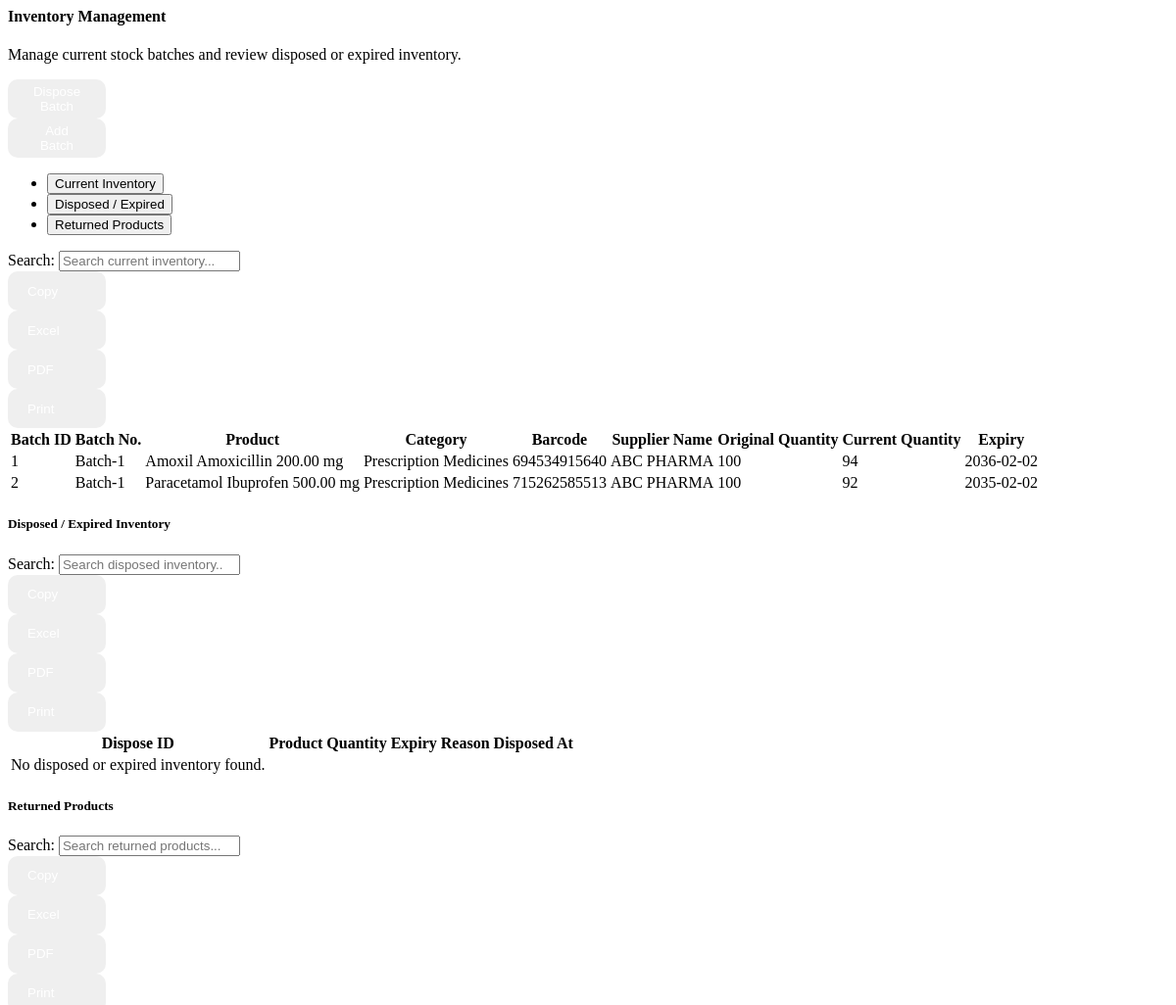
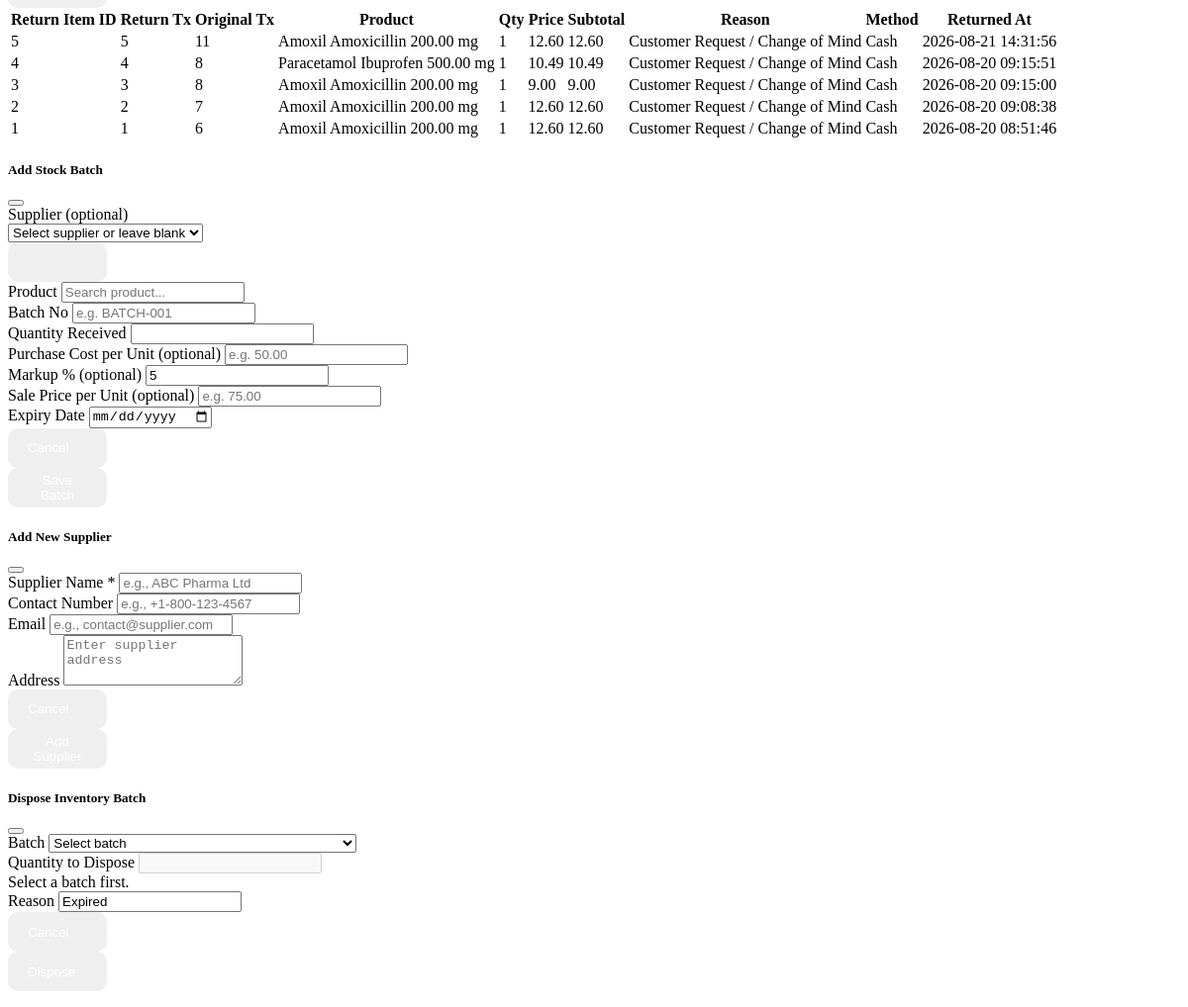
Screenshot of /reusablepage/inventorymanagement.php (signed in) with the database file from the repository (2 pictures, top to bottom).
### tables this page shows
CREATE TABLE `inventory` (
  `id` int(11) NOT NULL,
  `product_id` int(11) NOT NULL,
  `supplier_id` int(11) DEFAULT NULL,
  `batch_number` varchar(255) DEFAULT NULL COMMENT 'Unique batch identifier',
  `date_received` date DEFAULT NULL COMMENT 'Date batch was received',
  `manufacture_date` date DEFAULT NULL COMMENT 'Manufacturing date',
  `purchase_cost` decimal(10,2) DEFAULT NULL COMMENT 'Cost per unit',
  `markup` decimal(5,2) DEFAULT 0.00 COMMENT 'Markup percentage',
  `sale_price` decimal(10,2) DEFAULT NULL COMMENT 'Selling price per unit',
  `received_quantity` int(11) DEFAULT 0 COMMENT 'Original quantity received in batch',
  `created_at` timestamp NOT NULL DEFAULT current_timestamp(),
  `updated_at` timestamp NOT NULL DEFAULT current_timestamp() ON UPDATE current_timestamp(),
  `current_quantity` int(11) DEFAULT 0 COMMENT 'Current available quantity after sales/adjustments',
  `expiry_date` date DEFAULT NULL COMMENT 'Expiry date (critical for FEFO)'
);

CREATE TABLE `product_categories` (
  `id` int(11) NOT NULL,
  `category_name` varchar(100) NOT NULL,
  `has_vat` tinyint(1) NOT NULL DEFAULT 0,
  `senior_discount` tinyint(1) NOT NULL DEFAULT 0,
  `pwd_discount` tinyint(1) NOT NULL DEFAULT 0
);

CREATE TABLE `products` (
  `id` int(11) NOT NULL,
  `is_hidden` tinyint(1) NOT NULL DEFAULT 0,
  `branded_name` varchar(255) NOT NULL COMMENT 'Brand name (e.g., Amoxil)',
  `generic_name` varchar(255) NOT NULL COMMENT 'Generic/active ingredient (e.g., Amoxicillin)',
  `strength` decimal(10,2) NOT NULL DEFAULT 0.00 COMMENT 'Main strength value (e.g., 500mg)',
  `measurement_id` int(11) NOT NULL COMMENT 'FK to unit_measurement table',
  `barcode` varchar(100) DEFAULT NULL COMMENT 'Barcode for POS scanning',
  `category_id` int(11) DEFAULT NULL,
  `classification_id` int(11) DEFAULT NULL,
  `units_per_package` int(11) DEFAULT NULL COMMENT 'Units per package/blister/bottle',
  `imageproduct` varchar(500) NOT NULL,
  `is_basic_necessities` tinyint(1) NOT NULL DEFAULT 0,
  `package_type` varchar(100) DEFAULT NULL COMMENT 'Blister, Bottle, Strip, Box, Jar, etc.',
  `dosage_form` varchar(100) DEFAULT NULL COMMENT 'Tablet, Capsule, Syrup, Suspension, Cream, Drops',
  `dosage_form_id` int(11) DEFAULT NULL,
  `strength_per_quantity` decimal(10,2) DEFAULT NULL COMMENT 'Qty for strength (e.g., 5 for 5mL in syrup)',
  `strength_per_quantity_unit` varchar(50) DEFAULT NULL COMMENT 'Unit for strength_per_quantity (e.g., mL, g)'
);

CREATE TABLE `return_items` (
  `id` int(11) NOT NULL,
  `return_transaction_id` int(11) NOT NULL,
  `product_id` int(11) NOT NULL,
  `quantity` int(11) NOT NULL DEFAULT 0,
  `price` decimal(10,2) NOT NULL DEFAULT 0.00,
  `subtotal` decimal(10,2) NOT NULL DEFAULT 0.00,
  `item_type` enum('returned','replacement') NOT NULL,
  `restocked` tinyint(1) NOT NULL DEFAULT 0,
  `restockable` tinyint(1) NOT NULL DEFAULT 0,
  `cost_of_goods` decimal(10,2) NOT NULL DEFAULT 0.00
);

CREATE TABLE `return_transactions` (
  `id` int(11) NOT NULL,
  `original_transaction_id` int(11) NOT NULL,
  `user_id` int(11) NOT NULL,
  `approver_id` int(11) DEFAULT NULL,
  `refund_amount` decimal(10,2) NOT NULL DEFAULT 0.00,
  `replacement_product_id` int(11) DEFAULT NULL,
  `replacement_quantity` int(11) NOT NULL DEFAULT 0,
  `reason` varchar(255) DEFAULT NULL,
  `refund_method` varchar(50) DEFAULT 'cash',
  `created_at` datetime NOT NULL DEFAULT current_timestamp()
);

### reusablepage/inventorymanagement.php (the view, shortened to what the rows shown need)
<?php
require_once __DIR__ . "/../function/addprodfunct.php";
$inventoryManager = new ProductManagement($db);
$inventoryBatches = $inventoryManager->getAllInventoryBatches();
$returnedProducts = $inventoryManager->getReturnedProducts();
?>
<link rel="stylesheet" href="../css/button.css">
<div class="card shadow-sm">
    <div class="card-body">
        <div class="tab-content" id="inventoryTabContent">
            <div class="tab-pane fade show active" id="current-inventory-pane" role="tabpanel" aria-labelledby="current-inventory-tab" tabindex="0">
            <div class="table-responsive mb-4">
            <table id="currentInventoryTable" class="table table-striped table-hover align-middle w-100">
                <thead class="table-dark">
                    <tr>
                        <th>Batch ID</th>
                        <th>Batch No.</th>
                        <th>Product</th>
                        <th>Category</th>
                        <th>Barcode</th>
                        <th>Supplier Name</th>
                        <th>Original Quantity</th>
                        <th>Current Quantity</th>
                        <th>Expiry</th>
                    </tr>
                </thead>
                <tbody>
                    <?php if (empty($inventoryBatches)): ?>
                    <?php else: ?>
                        <?php foreach ($inventoryBatches as $batch): ?>
                            <?php
                                $batchNumber = trim((string) ($batch['batch_number'] ?? ''));
                            ?>
                            <tr>
                                <td><?= htmlspecialchars($batch['id']) ?></td>
                                <td><?= htmlspecialchars($batchNumber) ?></td>
                                <td><?= htmlspecialchars(trim(($batch['branded_name'] ?? '') . ' ' . ($batch['generic_name'] ?? '') . ' ' . ($batch['strength'] ?? '') . ' ' . ($batch['measurement_name'] ?? ''))) ?></td>
                                <td><?= htmlspecialchars($batch['category_name'] ?? 'N/A') ?></td>
                                <td><?= htmlspecialchars($batch['barcode'] ?? 'N/A') ?></td>
                                <td><?= htmlspecialchars($batch['supplier_name'] ?? 'N/A') ?></td>
                                <td><?= htmlspecialchars((string) ($batch['received_quantity'] ?? 0)) ?></td>
                                <td><?= htmlspecialchars((string) ($batch['current_quantity'] ?? 0)) ?></td>
                                <td><?= htmlspecialchars($batch['expiry_date'] ?: 'N/A') ?></td>
                            </tr>
                        <?php endforeach; ?>
                    <?php endif; ?>
                </tbody>
            </table>
        </div>
            </div>
            <div class="tab-pane fade" id="disposed-inventory-pane" role="tabpanel" aria-labelledby="disposed-inventory-tab" tabindex="0">
            <div class="table-responsive">
            <table id="disposedInventoryTable" class="table table-sm table-bordered align-middle w-100">
                <thead class="table-secondary">
                    <tr>
                        <th>Dispose ID</th>
                        <th>Product</th>
                        <th>Quantity</th>
                        <th>Expiry</th>
                        <th>Reason</th>
                        <th>Disposed At</th>
                    </tr>
                </thead>
            </table>
        </div>
            </div>
            <div class="tab-pane fade" id="returned-products-pane" role="tabpanel" aria-labelledby="returned-products-tab" tabindex="0">
            <div class="table-responsive mb-4">
            <table id="returnedProductsTable" class="table table-sm table-bordered align-middle w-100">
                <thead class="table-secondary">
                    <tr>
                        <th>Return Item ID</th>
                        <th>Return Tx</th>
                        <th>Original Tx</th>
                        <th>Product</th>
                        <th>Qty</th>
                        <th>Price</th>
                        <th>Subtotal</th>
                        <th>Reason</th>
                        <th>Method</th>
                        <th>Returned At</th>
                    </tr>
                </thead>
                <tbody>
                    <?php if (empty($returnedProducts)): ?>
                        <tr>
                            <td class="text-center">No returned products recorded.</td>
                            <td></td>
                            <td></td>
                            <td></td>
                            <td></td>
                            <td></td>
                            <td></td>
                            <td></td>
                            <td></td>
                            <td></td>
                        </tr>
                    <?php else: ?>
                        <?php foreach ($returnedProducts as $return): ?>
                            <tr>
                                <td><?= htmlspecialchars($return['id']) ?></td>
                                <td><?= htmlspecialchars($return['return_transaction_id']) ?></td>
                                <td><?= htmlspecialchars($return['original_transaction_id']) ?></td>
                                <td><?= htmlspecialchars(trim(implode(' ', array_filter([
                                    $return['branded_name'] ?? '',
                                    $return['generic_name'] ?? '',
                                    $return['strength'] ?? '',
                                    $return['measurement_name'] ?? ''
                                ], static function ($value) {
                                    return $value !== '';
                                })))) ?></td>
                                <td><?= htmlspecialchars(($return['quantity'] ?? 0)) ?></td>
                                <td><?= htmlspecialchars(number_format((float)($return['price'] ?? 0), 2)) ?></td>
                                <td><?= htmlspecialchars(number_format((float)($return['subtotal'] ?? 0), 2)) ?></td>
                                <td><?= htmlspecialchars($return['reason'] ?? 'N/A') ?></td>
                                <td><?= htmlspecialchars($return['refund_method'] ?? 'N/A') ?></td>
                                <td><?= htmlspecialchars($return['return_date'] ?? 'N/A') ?></td>
                            </tr>
                        <?php endforeach; ?>
                    <?php endif; ?>
                </tbody>
            </table>
        </div>
            </div>
        </div>
    </div>
</div>

### rows the page displays
inventory: id "1", batch_number "Batch-1", measurement_name "Amoxil Amoxicillin 200.00 mg", product_categories.category_name "Prescription Medicines", product.barcode "694534915640", supplier_name "ABC PHARMA", received_quantity "100", current_quantity "94", expiry_date "2036-02-02"
inventory: id "2", batch_number "Batch-1", measurement_name "Paracetamol Ibuprofen 500.00 mg", product_categories.category_name "Prescription Medicines", product.barcode "715262585513", supplier_name "ABC PHARMA", received_quantity "100", current_quantity "92", expiry_date "2035-02-02"
return_items: id "5", return_transaction "5", return_transaction.original_transaction_id "11", generic_name "Amoxil Amoxicillin 200.00 mg", quantity "1", price "12.60", subtotal "12.60", return_transaction.reason "Customer Request / Change of Mind", return_transaction.refund_method "Cash", return_transaction.created_at "2026-08-21 14:31:56"
return_items: id "4", return_transaction "4", return_transaction.original_transaction_id "8", generic_name "Paracetamol Ibuprofen 500.00 mg", quantity "1", price "10.49", subtotal "10.49", return_transaction.reason "Customer Request / Change of Mind", return_transaction.refund_method "Cash", return_transaction.created_at "2026-08-20 09:15:51"
return_items: id "3", return_transaction "3", return_transaction.original_transaction_id "8", generic_name "Amoxil Amoxicillin 200.00 mg", quantity "1", price "9.00", subtotal "9.00", return_transaction.reason "Customer Request / Change of Mind", return_transaction.refund_method "Cash", return_transaction.created_at "2026-08-20 09:15:00"
return_items: id "2", return_transaction "2", return_transaction.original_transaction_id "7", generic_name "Amoxil Amoxicillin 200.00 mg", quantity "1", price "12.60", subtotal "12.60", return_transaction.reason "Customer Request / Change of Mind", return_transaction.refund_method "Cash", return_transaction.created_at "2026-08-20 09:08:38"
return_items: id "1", return_transaction "1", return_transaction.original_transaction_id "6", generic_name "Amoxil Amoxicillin 200.00 mg", quantity "1", price "12.60", subtotal "12.60", return_transaction.reason "Customer Request / Change of Mind", return_transaction.refund_method "Cash", return_transaction.created_at "2026-08-20 08:51:46"
